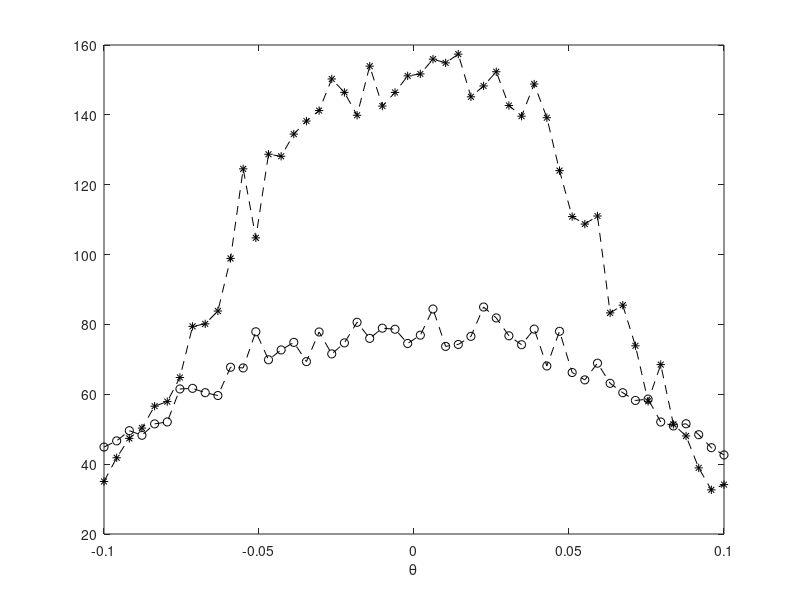
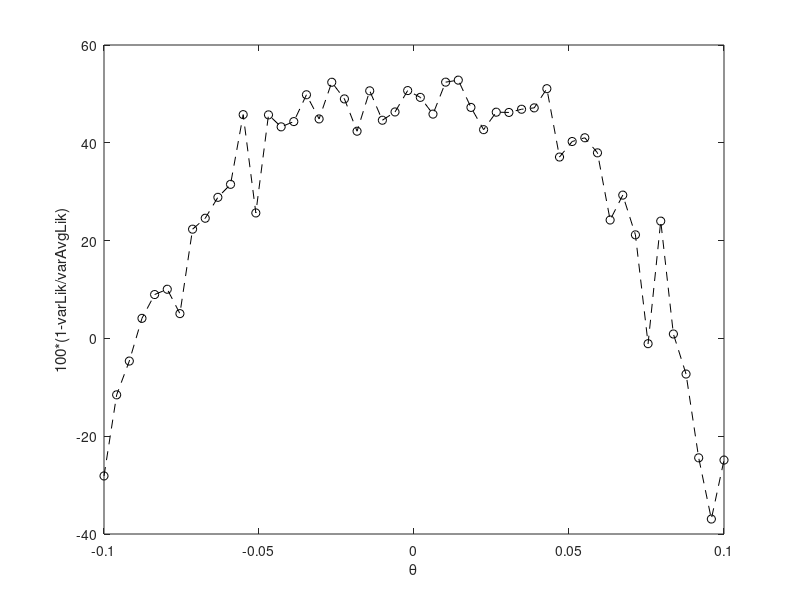

Reproduce these figures in MATLAB, in order.
load('loglike_vec')  % load loglikelihoods obtained with 1000 repetitions of rsABC-MCMC
loglike_vec_rs = loglike_vec;
load('loglike_vec_xrs') % load loglikelihoods obtained with 1000 repetitions of xrsABC-MCMC
loglike_vec_xrs = loglike_vec;

figure
mu_vec = linspace(-0.1,0.1,50);   % 50 parameter points to try in the interval [-0.1,0.1]. Notice the interval includes the true value mu=0
plot(mu_vec,var(exp(loglike_vec_rs)),'*k--',mu_vec,var(exp(loglike_vec_xrs)),'ok--')
xlabel('\theta')
%axis([-0.1 0.1 0 22])

figure
plot(mu_vec,100*(1-var(exp(loglike_vec_xrs))./var(exp(loglike_vec_rs))),'ok--')
xlabel('\theta')
ylabel('100*(1-varLik/varAvgLik)')
%axis([-0.1 0.1 0 44])